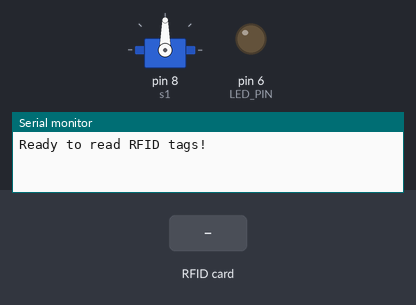
Recording of a sketch running on a simulated Arduino Uno, built with avr-gcc and run on an emulated ATmega328P. Parts: servo, output pins drawn as LEDs (lit = HIGH), the last lines printed to the serial monitor. Inputs (shaded band) come from the test bench. Pins used as bus, display or sensor lines are not drawn.

Above: at 1.2 s.
1.3 s: RFID card F1 F6 C5 1B held to the reader
At 1.6 s:
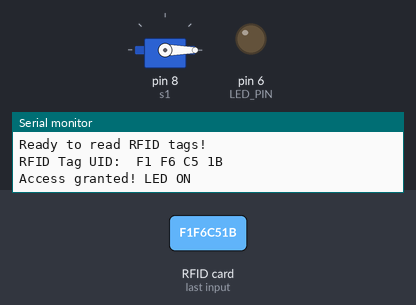
At 8.5 s:
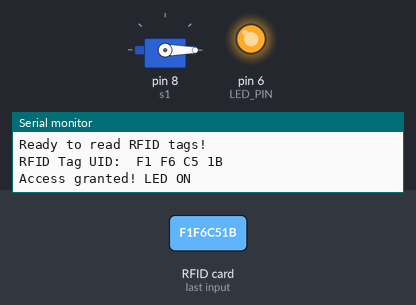
8.8 s: RFID card 22 E6 16 21 held to the reader
At 13.7 s:
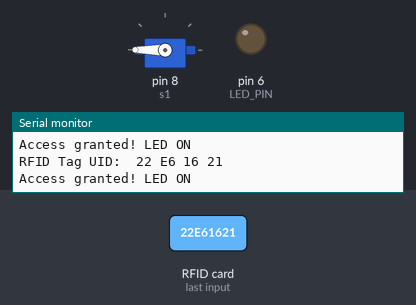
Timing chart, 0 to 18.8 s (numbered marks = the images above; inputs shaded):
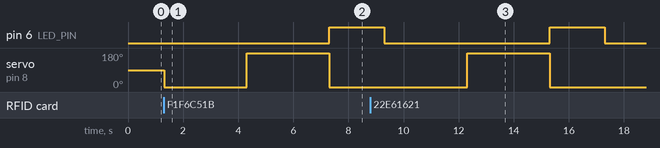

Measured:
- after the input at 1.3 s, pin 6 (LED_PIN): LOW → HIGH after 6.0 s; servo on pin 8 (s1): 90° → 0° at once, → 180° 3.0 s later, → 0° 3.0 s later
- after the input at 8.8 s, servo on pin 8 (s1): 0° → 180° after 3.5 s, → 0° 3.0 s later

The sketch:

rfid_READER.ino
```cpp
#include <SPI.h>
#include <MFRC522.h>
#include<Servo.h>
Servo s1;

#define SS_PIN 10 // Arduino pin connected to the RFID reader's SS pin
#define RST_PIN 9 // Arduino pin connected to the RFID reader's RST pin
#define LED_PIN 6// Arduino pin connected to the LED

MFRC522 rfid(SS_PIN, RST_PIN); // Create an instance of the RFID reader

// List of allowed RFID card UIDs (add your card UIDs here)
byte allowedCards[][4] = {
  {0xF1, 0xF6, 0xC5, 0x1B}, // Replace with your card UID bytes
  {0x22, 0xE6, 0x16, 0x21}  // Replace with your card UID bytes
};

const int numAllowedCards = sizeof(allowedCards) / sizeof(allowedCards[0]);

void setup() {
  Serial.begin(9600); // Initialize serial communication
  SPI.begin();        // Initialize SPI bus
  rfid.PCD_Init();    // Initialize RFID reader
  pinMode(LED_PIN, OUTPUT);
   s1.attach(8);
  Serial.println("Ready to read RFID tags!");
}

void loop() {
  // Check for RFID tags
  if (rfid.PICC_IsNewCardPresent() && rfid.PICC_ReadCardSerial()) {
    Serial.print("RFID Tag UID: ");
    byte currentCardUid[4];
    memcpy(currentCardUid, rfid.uid.uidByte, 4); // Copy the UID to a temporary array
    printUid(currentCardUid, 4);
    Serial.println();

    bool isAllowed = false;
    // Compare the current card UID with the allowed cards list
    for (int i = 0; i < numAllowedCards; i++) {
      if (memcmp(currentCardUid, allowedCards[i], 4) == 0) {
        isAllowed = true;
        break;
      }
    }

    if (isAllowed) {
      Serial.println("Access granted! LED ON");
       s1.write(0);
      delay(3000);
      s1.write(180);
      delay(3000);
      s1.write(0);
      digitalWrite(LED_PIN, HIGH); // Turn on the LED
      delay(2000); // LED remains ON for 2 seconds
      digitalWrite(LED_PIN, LOW); // Turn off the LED
    } else {
      Serial.println("Access denied!");
    }

    // Halt PICC (tag/card) to stop further reading until reset
    rfid.PICC_HaltA();
    rfid.PCD_StopCrypto1();
  }
}

// Function to print the UID of the RFID tag
void printUid(byte *uid, byte uidLength) {
  for (byte i = 0; i < uidLength; i++) {
    Serial.print(uid[i] < 0x10 ? " 0" : " ");
    Serial.print(uid[i], HEX);
  }
}
```
